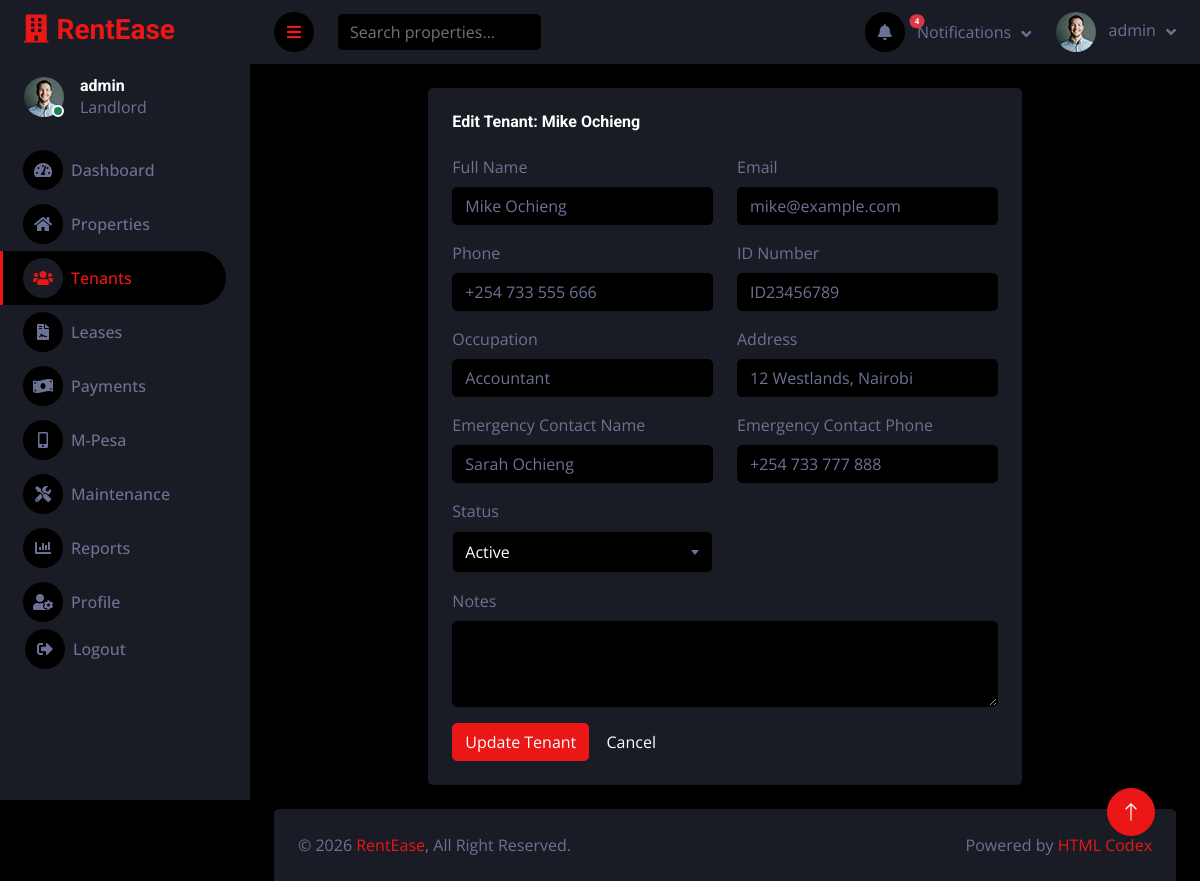
The app's page /tenants/2/edit/ (signed in) with its own data.
### core/models.py (models this page shows, shortened)
class Tenant(models.Model):
    STATUS_CHOICES = [
        ('active', 'Active'),
        ('inactive', 'Inactive'),
    ]
    name = models.CharField(max_length=200)
    email = models.EmailField(unique=True)
    phone = models.CharField(max_length=50)
    id_number = models.CharField(max_length=100, blank=True)
    emergency_contact = models.CharField(max_length=50, blank=True)
    emergency_name = models.CharField(max_length=200, blank=True)
    address = models.TextField(blank=True)
    occupation = models.CharField(max_length=200, blank=True)
    notes = models.TextField(blank=True)
    status = models.CharField(max_length=50, choices=STATUS_CHOICES, default='active')
    created_at = models.DateTimeField(auto_now_add=True)
    updated_at = models.DateTimeField(auto_now=True)
    class Meta:
        ordering = ['-created_at']

### core/views.py (the view, shortened to what this page needs)
# urls.py: path('tenants/<int:pk>/edit/', views.tenant_edit, name='tenant_edit'),
@login_required
def tenant_edit(request, pk):
    tenant = get_object_or_404(Tenant, pk=pk)
    return render(request, 'core/tenants/edit.html', {'tenant': tenant})

### core/context_processors.py (called while the page is built)
def notifications(request):
    if not request.user.is_authenticated:
        return {}
    open_maintenance = Maintenance.objects.filter(
        status__in=['open', 'in_progress']
    ).count()
    overdue_payments = Payment.objects.filter(status='overdue').count()
    thirty_days = date.today() + timedelta(days=30)
    expiring_leases = Lease.objects.filter(
        status='active',
        end_date__lte=thirty_days
    ).count()
    recent_maintenance = Maintenance.objects.filter(
        status__in=['open', 'in_progress']
    ).order_by('-created_at')[:3]
    return {
        'notif_open_maintenance': open_maintenance,
        'notif_overdue_payments': overdue_payments,
        'notif_expiring_leases': expiring_leases,
        'notif_total': open_maintenance + overdue_payments + expiring_leases,
        'notif_recent_maintenance': recent_maintenance,
    }

### core/templates/core/tenants/edit.html (shortened to what this page needs)
{% extends 'core/base.html' %}
{% block content %}
<div class="container-fluid pt-4 px-4">
    <div class="row g-4">
        <div class="col-sm-12 col-xl-8 mx-auto">
            <div class="bg-secondary rounded h-100 p-4">
                <h6 class="mb-4">Edit Tenant: {{ tenant.name }}</h6>
                <form method="POST">
                    <div class="row mb-3">
                        <div class="col-md-6">
                            <label class="form-label">Full Name</label>
                            <input type="text" class="form-control" name="name" value="{{ tenant.name }}" required>
                        </div>
                        <div class="col-md-6">
                            <label class="form-label">Email</label>
                            <input type="email" class="form-control" name="email" value="{{ tenant.email }}" required>
                        </div>
                    </div>
                    <div class="row mb-3">
                        <div class="col-md-6">
                            <label class="form-label">Phone</label>
                            <input type="text" class="form-control" name="phone" value="{{ tenant.phone }}" required>
                        </div>
                        <div class="col-md-6">
                            <label class="form-label">ID Number</label>
                            <input type="text" class="form-control" name="id_number" value="{{ tenant.id_number }}">
                        </div>
                    </div>
                    <div class="row mb-3">
                        <div class="col-md-6">
                            <label class="form-label">Occupation</label>
                            <input type="text" class="form-control" name="occupation" value="{{ tenant.occupation }}">
                        </div>
                        <div class="col-md-6">
                            <label class="form-label">Address</label>
                            <input type="text" class="form-control" name="address" value="{{ tenant.address }}">
                        </div>
                    </div>
                    <div class="row mb-3">
                        <div class="col-md-6">
                            <label class="form-label">Emergency Contact Name</label>
                            <input type="text" class="form-control" name="emergency_name" value="{{ tenant.emergency_name }}">
                        </div>
                        <div class="col-md-6">
                            <label class="form-label">Emergency Contact Phone</label>
                            <input type="text" class="form-control" name="emergency_contact" value="{{ tenant.emergency_contact }}">
                        </div>
                    </div>
                    <div class="row mb-3">
                        <div class="col-md-6">
                            <label class="form-label">Status</label>
                        </div>
                    </div>
                    <div class="mb-3">
                        <label class="form-label">Notes</label>
                        <textarea class="form-control" name="notes" rows="3">{{ tenant.notes }}</textarea>
                    </div>
                    <button type="submit" class="btn btn-primary">Update Tenant</button>
                    <a href="{% url 'tenant_list' %}" class="btn btn-secondary">Cancel</a>
                </form>
            </div>
        </div>
    </div>
</div>
{% endblock %}

### core/templates/core/sidebar.html (shortened to what this page needs)
{% load static %}
<div class="sidebar pe-4 pb-3">
    <nav class="navbar bg-secondary navbar-dark">
        <a href="{% url 'dashboard' %}" class="navbar-brand mx-4 mb-3">
            <h3 class="text-primary"><i class="fa fa-building me-2"></i>RentEase</h3>
        </a>
        <div class="d-flex align-items-center ms-4 mb-4">
            <div class="position-relative">
                <img class="rounded-circle" src="{% static 'core/img/user.jpg' %}" alt="" style="width: 40px; height: 40px;">
                <div class="bg-success rounded-circle border border-2 border-white position-absolute end-0 bottom-0 p-1"></div>
            </div>
            <div class="ms-3">
                <h6 class="mb-0">{{ user.get_full_name|default:user.username }}</h6>
                <span>Landlord</span>
            </div>
        </div>
        <div class="navbar-nav w-100">
            <a href="{% url 'dashboard' %}" class="nav-item nav-link {% if request.resolver_match.url_name == 'dashboard' %}active{% endif %}">
                <i class="fa fa-tachometer-alt me-2"></i>Dashboard
            </a>
            <a href="{% url 'property_list' %}" class="nav-item nav-link {% if 'property' in request.resolver_match.url_name %}active{% endif %}">
                <i class="fa fa-home me-2"></i>Properties
            </a>
            <a href="{% url 'tenant_list' %}" class="nav-item nav-link {% if 'tenant' in request.resolver_match.url_name %}active{% endif %}">
                <i class="fa fa-users me-2"></i>Tenants
            </a>
            <a href="{% url 'lease_list' %}" class="nav-item nav-link {% if 'lease' in request.resolver_match.url_name %}active{% endif %}">
                <i class="fa fa-file-contract me-2"></i>Leases
            </a>
            <a href="{% url 'payment_list' %}" class="nav-item nav-link {% if 'payment' in request.resolver_match.url_name %}active{% endif %}">
                <i class="fa fa-money-bill-wave me-2"></i>Payments
            </a>
            <a href="{% url 'mpesa_list' %}" class="nav-item nav-link {% if 'mpesa' in request.resolver_match.url_name %}active{% endif %}">
                <i class="fa fa-mobile-alt me-2"></i>M-Pesa
            </a>
            <a href="{% url 'maintenance_list' %}" class="nav-item nav-link {% if 'maintenance' in request.resolver_match.url_name %}active{% endif %}">
                <i class="fa fa-tools me-2"></i>Maintenance
            </a>
            <a href="{% url 'reports' %}" class="nav-item nav-link {% if request.resolver_match.url_name == 'reports' %}active{% endif %}">
                <i class="fa fa-chart-bar me-2"></i>Reports
            </a>
            <a href="{% url 'profile' %}" class="nav-item nav-link {% if request.resolver_match.url_name == 'profile' %}active{% endif %}">
                <i class="fa fa-user-cog me-2"></i>Profile
            </a>
            <form action="{% url 'logout' %}" method="post" class="d-inline">
                <button type="submit" class="nav-item nav-link btn btn-link text-start border-0 w-100" style="padding: 0 25px;">
                    <i class="fa fa-sign-out-alt me-2"></i>Logout
                </button>
            </form>
        </div>
    </nav>
</div>

### core/templates/core/navbar.html (shortened to what this page needs)
{% load static %}
<nav class="navbar navbar-expand bg-secondary navbar-dark sticky-top px-4 py-0">
    <a href="#" class="sidebar-toggler flex-shrink-0">
        <i class="fa fa-bars"></i>
    </a>
    <form class="d-none d-md-flex ms-4" method="GET" action="{% url 'property_list' %}">
        <input class="form-control bg-dark border-0" type="search" name="q" placeholder="Search properties...">
    </form>
    <div class="navbar-nav align-items-center ms-auto">
        <div class="nav-item dropdown">
            <a href="#" class="nav-link dropdown-toggle" data-bs-toggle="dropdown">
                <span class="position-relative">
                    <i class="fa fa-bell me-lg-2"></i>
                    {% if notif_total > 0 %}
                    <span class="position-absolute top-0 start-100 translate-middle badge rounded-pill bg-danger" style="font-size: 8px;">{{ notif_total }}</span>
                    {% endif %}
                </span>
                <span class="d-none d-lg-inline-flex">Notifications</span>
            </a>
        </div>
        <div class="nav-item dropdown">
            <a href="#" class="nav-link dropdown-toggle" data-bs-toggle="dropdown">
                <img class="rounded-circle me-lg-2" src="{% static 'core/img/user.jpg' %}" alt="" style="width: 40px; height: 40px;">
                <span class="d-none d-lg-inline-flex">{{ user.get_full_name|default:user.username }}</span>
            </a>
        </div>
    </div>
</nav>

### core/static/core/css/style.css (style rules this page uses)
:root { --primary: #EB1616; --secondary: #191C24; --light: #6C7293; --dark: #000000; }
.btn { transition: .5s; }
.sidebar { position: fixed; top: 0; left: 0; bottom: 0; width: 250px; height: 100vh; overflow-y: auto; background: var(--secondary); transition: 0.5s; z-index: 999; }
@media (min-width: 992px) { .sidebar { margin-left: 0; } }
.sidebar .navbar .navbar-nav .nav-link { padding: 7px 20px; color: var(--light); font-weight: 500; border-left: 3px solid var(--secondary); border-radius: 0 30px 30px 0; outline: none; }
.sidebar .navbar .navbar-nav .nav-link:hover, .sidebar .navbar .navbar-nav .nav-link.active { color: var(--primary); background: var(--dark); border-color: var(--primary); }
.sidebar .navbar .navbar-nav .nav-link i { width: 40px; height: 40px; display: inline-flex; align-items: center; justify-content: center; background: var(--dark); border-radius: 40px; }
.sidebar .navbar .navbar-nav .nav-link:hover i, .sidebar .navbar .navbar-nav .nav-link.active i { background: var(--secondary); }
.content .navbar .navbar-nav .nav-link { margin-left: 25px; padding: 12px 0; color: var(--light); outline: none; }
.content .navbar .sidebar-toggler, .content .navbar .navbar-nav .nav-link i { width: 40px; height: 40px; display: inline-flex; align-items: center; justify-content: center; background: var(--dark); border-radius: 40px; }
.content .navbar .dropdown-toggle::after { margin-left: 6px; vertical-align: middle; border: none; content: "\f107"; font-family: "Font Awesome 5 Free"; font-weight: 900; transition: .5s; }

### records on screen
Tenant: name "Mike Ochieng", email "mike@example.com", phone "+254 733 555 666", id_number "ID23456789", occupation "Accountant", address "12 Westlands, Nairobi", emergency_name "Sarah Ochieng", emergency_contact "+254 733 777 888"

### other values on screen
{{ user.get_full_name|default:user.username }} "admin"
{{ notif_total }} "4"
